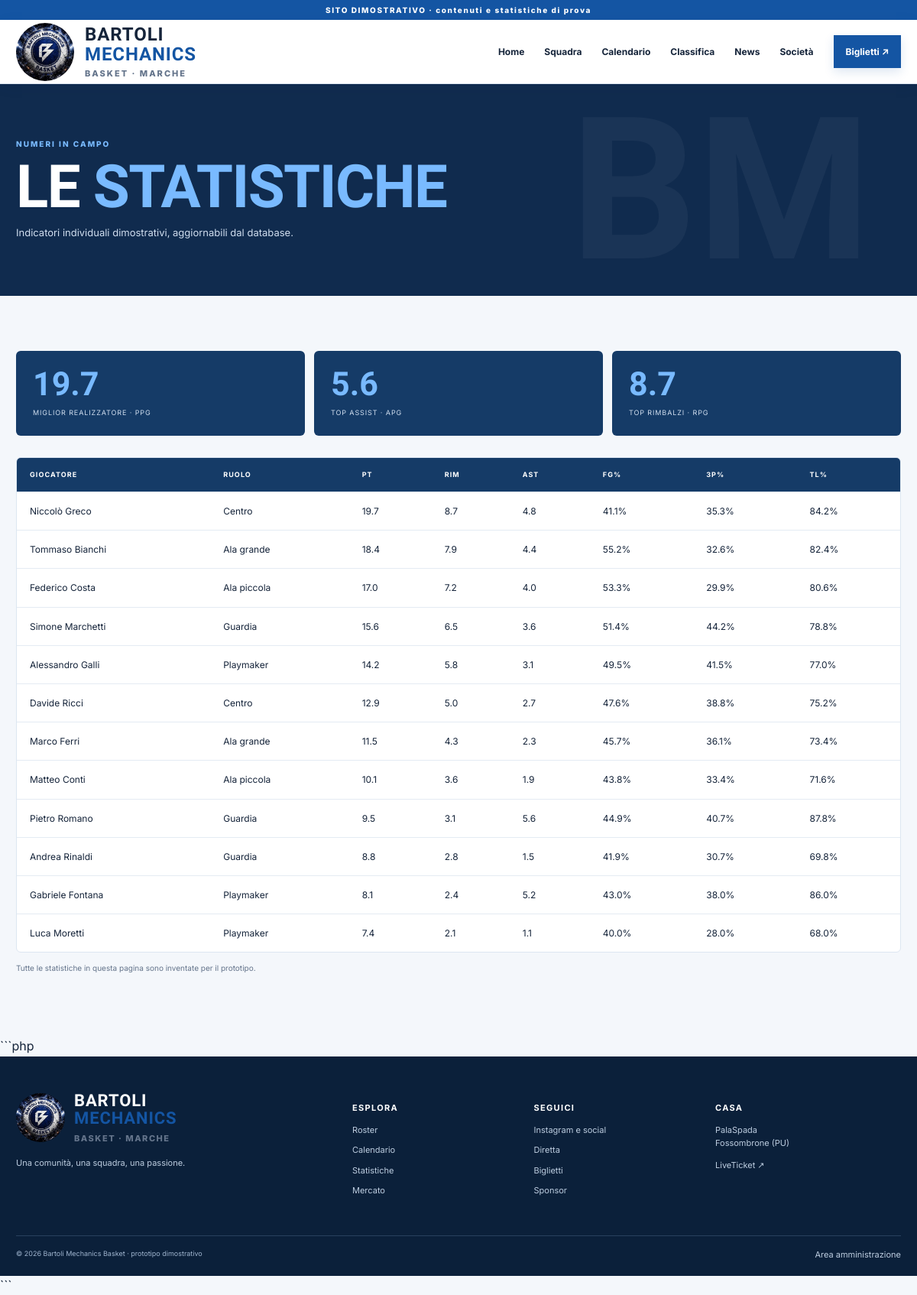
Screenshot of /statistiche.php with the database file from the repository.
### tables this page shows
CREATE TABLE IF NOT EXISTS players (id INT UNSIGNED AUTO_INCREMENT PRIMARY KEY, name VARCHAR(120) NOT NULL, jersey_number TINYINT UNSIGNED NOT NULL DEFAULT 0, position ENUM('Playmaker','Guardia','Ala piccola','Ala grande','Centro') NOT NULL DEFAULT 'Guardia', height_cm SMALLINT UNSIGNED DEFAULT NULL, birth_year SMALLINT UNSIGNED DEFAULT NULL, nationality VARCHAR(80) DEFAULT 'Italiana', bio TEXT, points_avg DECIMAL(4,1) NOT NULL DEFAULT 0, rebounds_avg DECIMAL(4,1) NOT NULL DEFAULT 0, assists_avg DECIMAL(4,1) NOT NULL DEFAULT 0, fg_pct DECIMAL(5,2) NOT NULL DEFAULT 0, three_pct DECIMAL(5,2) NOT NULL DEFAULT 0, ft_pct DECIMAL(5,2) NOT NULL DEFAULT 0, image_url VARCHAR(500) NULL, is_demo TINYINT(1) NOT NULL DEFAULT 1, created_at TIMESTAMP DEFAULT CURRENT_TIMESTAMP, updated_at TIMESTAMP DEFAULT CURRENT_TIMESTAMP ON UPDATE CURRENT_TIMESTAMP);

### app/controllers/page.php (called while the page is built)
<?php
$view=__DIR__.'/../views/'.$page.'.php'; if(!is_file($view)){http_response_code(404);$title='Pagina non trovata';require __DIR__.'/../views/404.php';exit;} require $view;

### public/statistiche.php (called while the page is built)
<?php require __DIR__.'/../app/bootstrap.php'; $page='statistiche'; $title='Statistiche'; require __DIR__.'/../app/controllers/page.php'; ?>

### app/bootstrap.php (called while the page is built, shortened)
<?php
function e($v): string
{
    return htmlspecialchars(
        (string) $v,
        ENT_QUOTES | ENT_SUBSTITUTE,
        'UTF-8'
    );
}

### app/views/statistiche.php (the view)
<?php require __DIR__.'/partials/header.php';$rows=$db->query('SELECT * FROM players ORDER BY points_avg DESC')->fetchAll(); ?><section class="page-hero"><div class="wrap"><span class="eyebrow">NUMERI IN CAMPO</span><h1>LE <em>STATISTICHE</em></h1><p>Indicatori individuali dimostrativi, aggiornabili dal database.</p></div></section><section class="wrap section"><div class="stat-grid"><div><b><?= $rows?number_format(max(array_column($rows,'points_avg')),1):'—' ?></b><small>MIGLIOR REALIZZATORE · PPG</small></div><div><b><?= $rows?number_format(max(array_column($rows,'assists_avg')),1):'—' ?></b><small>TOP ASSIST · APG</small></div><div><b><?= $rows?number_format(max(array_column($rows,'rebounds_avg')),1):'—' ?></b><small>TOP RIMBALZI · RPG</small></div></div><div class="table-scroll"><table><thead><tr><th>Giocatore</th><th>Ruolo</th><th>PT</th><th>RIM</th><th>AST</th><th>FG%</th><th>3P%</th><th>TL%</th></tr></thead><tbody><?php foreach($rows as $p): ?><tr><td><?= e($p['name']) ?></td><td><?= e($p['position']) ?></td><td><?= number_format($p['points_avg'],1) ?></td><td><?= number_format($p['rebounds_avg'],1) ?></td><td><?= number_format($p['assists_avg'],1) ?></td><td><?= number_format($p['fg_pct'],1) ?>%</td><td><?= number_format($p['three_pct'],1) ?>%</td><td><?= number_format($p['ft_pct'],1) ?>%</td></tr><?php endforeach; ?></tbody></table></div><p class="fine-print">Tutte le statistiche in questa pagina sono inventate per il prototipo.</p></section><?php require __DIR__.'/partials/footer.php'; ?>

### public/assets/css/style.css (style rules this page uses)
:root { --bg:#101114;--panel:#191a1f;--panel2:#222329;--red:#ed2939;--red2:#ff4654;--text:#f5f5f6;--muted:#a4a5ad;--line:#34353c;--white:#fff;--max:1180px }
* { box-sizing:border-box }
html { scroll-behavior:smooth }
body { margin:0;background:#f5f5f4;color:#16171a;font-family:Inter,Arial,sans-serif;line-height:1.6 }
.wrap { width:min(var(--max),calc(100% - 42px));margin-inline:auto }
.eyebrow { font-size:10px;letter-spacing:.2em;font-weight:800;color:var(--red);display:block }
.hero h1,.page-hero h1 { font-family:'Barlow Condensed',sans-serif;font-size:clamp(58px,9vw,112px);font-weight:800;line-height:.84;letter-spacing:-.02em;margin:23px 0 }
.hero h1 em,.page-hero h1 em,h2 em { font-style:normal;color:var(--red) }
.section { padding-top:72px;padding-bottom:72px }
.table-scroll { overflow-x:auto;background:white;border:1px solid #e5e5e7 }
table { width:100%;border-collapse:collapse;font-size:12px;text-align:left }
th { background:#191a1e;color:#aeb0b7;font-size:9px;letter-spacing:.12em;text-transform:uppercase }
td,th { padding:15px 17px;border-bottom:1px solid #ececef;white-space:nowrap }
tbody tr:last-child td { border-bottom:0 }
.fine-print { font-size:10px;color:#92939a;margin-top:12px }
.page-hero { background:#15161a;color:white;padding:70px 0 60px;position:relative;overflow:hidden }
.page-hero:after { content:'BM';position:absolute;right:5%;bottom:-70px;font-family:'Barlow Condensed';font-size:260px;font-weight:800;color:#ffffff07;pointer-events:none }
.page-hero h1 { font-size:clamp(48px,7vw,78px);margin:16px 0 }
.page-hero p { color:#b8b9c0;max-width:650px;font-size:13px }
.stat-grid { display:grid;grid-template-columns:repeat(3,1fr);gap:12px;margin-bottom:28px }
.stat-grid>div { background:#191a1e;color:white;padding:22px }
.stat-grid b { display:block;font-family:'Barlow Condensed';font-size:43px;color:var(--red);line-height:1 }
.stat-grid small { display:block;font-size:9px;letter-spacing:.1em;margin-top:9px;color:#b9bac0 }
:root { --bg: #f4f7fb; --panel: #ffffff; --panel2: #eaf1fa; --red: #1455a3; --red2: #2478d4; --text: #15243a; --muted: #64748b; --line: #d9e3ef; --white: #ffffff; --max: 1180px; }
body { background: #f4f7fb; color: #15243a; }
.eyebrow { color: #79baff; }
.hero h1 em, .page-hero h1 em, h2 em { color: #79baff; }
.dark-section, .spotlight, .page-hero { background: #102b4e; color: #fff; }
.spotlight p, .page-hero p { color: #d0deef; }
.page-hero::after { color: rgba(255, 255, 255, 0.045); }
.table-scroll { border-color: #dce6f1; border-radius: 6px; }
th { background: #153b67; color: #fff; }
td, th { border-color: #e4ebf3; }
.fine-print { color: #64748b; }
.stat-grid > div { background: #153b67; border-radius: 6px; }
.stat-grid b { color: #79baff; }
.stat-grid small { color: #d0deef; }

### rows the page displays
players: name "Niccolò Greco", position "Centro", points_avg "19.7", rebounds_avg "8.7", assists_avg "4.8", fg_pct "41.1", three_pct "35.3", ft_pct "84.2"
players: name "Tommaso Bianchi", position "Ala grande", points_avg "18.4", rebounds_avg "7.9", assists_avg "4.4", fg_pct "55.2", three_pct "32.6", ft_pct "82.4"
players: name "Federico Costa", position "Ala piccola", points_avg "17.0", rebounds_avg "7.2", assists_avg "4.0", fg_pct "53.3", three_pct "29.9", ft_pct "80.6"
players: name "Simone Marchetti", position "Guardia", points_avg "15.6", rebounds_avg "6.5", assists_avg "3.6", fg_pct "51.4", three_pct "44.2", ft_pct "78.8"
players: name "Alessandro Galli", position "Playmaker", points_avg "14.2", rebounds_avg "5.8", assists_avg "3.1", fg_pct "49.5", three_pct "41.5", ft_pct "77.0"
players: name "Davide Ricci", position "Centro", points_avg "12.9", rebounds_avg "5.0", assists_avg "2.7", fg_pct "47.6", three_pct "38.8", ft_pct "75.2"
players: name "Marco Ferri", position "Ala grande", points_avg "11.5", rebounds_avg "4.3", assists_avg "2.3", fg_pct "45.7", three_pct "36.1", ft_pct "73.4"
players: name "Matteo Conti", position "Ala piccola", points_avg "10.1", rebounds_avg "3.6", assists_avg "1.9", fg_pct "43.8", three_pct "33.4", ft_pct "71.6"
players: name "Pietro Romano", position "Guardia", points_avg "9.5", rebounds_avg "3.1", assists_avg "5.6", fg_pct "44.9", three_pct "40.7", ft_pct "87.8"
players: name "Andrea Rinaldi", position "Guardia", points_avg "8.8", rebounds_avg "2.8", assists_avg "1.5", fg_pct "41.9", three_pct "30.7", ft_pct "69.8"
players: name "Gabriele Fontana", position "Playmaker", points_avg "8.1", rebounds_avg "2.4", assists_avg "5.2", fg_pct "43.0", three_pct "38.0", ft_pct "86.0"
players: name "Luca Moretti", position "Playmaker", points_avg "7.4", rebounds_avg "2.1", assists_avg "1.1", fg_pct "40.0", three_pct "28.0", ft_pct "68.0"

### other values shown
max(array_column($rows,'points_avg')) "19.7"
max(array_column($rows,'assists_avg')) "5.6"
max(array_column($rows,'rebounds_avg')) "8.7"
